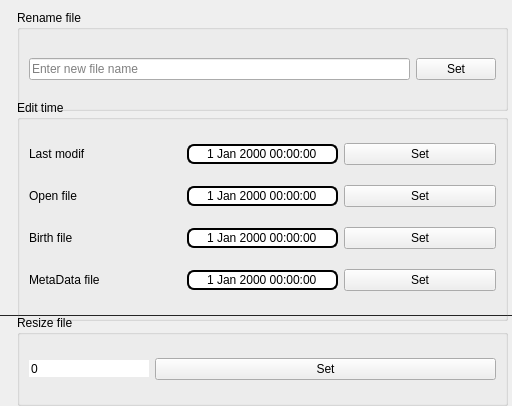
<?xml version="1.0" encoding="UTF-8"?>
<ui version="4.0">
 <class>File_Actions_window</class>
 <widget class="QWidget" name="File_Actions_window">
  <property name="windowModality">
   <enum>Qt::ApplicationModal</enum>
  </property>
  <property name="geometry">
   <rect>
    <x>0</x>
    <y>0</y>
    <width>512</width>
    <height>406</height>
   </rect>
  </property>
  <property name="minimumSize">
   <size>
    <width>512</width>
    <height>406</height>
   </size>
  </property>
  <property name="maximumSize">
   <size>
    <width>512</width>
    <height>406</height>
   </size>
  </property>
  <property name="windowTitle">
   <string>File actions</string>
  </property>
  <widget class="QPushButton" name="pushButton_2">
   <property name="geometry">
    <rect>
     <x>440</x>
     <y>320</y>
     <width>61</width>
     <height>81</height>
    </rect>
   </property>
   <property name="statusTip">
    <string>Move to trash file</string>
   </property>
   <property name="whatsThis">
    <string>Move to trash file</string>
   </property>
   <property name="styleSheet">
    <string notr="true">border: f;</string>
   </property>
   <property name="text">
    <string/>
   </property>
   <property name="icon">
    <iconset resource="qrc.qrc">
     <normaloff>:/resource/img/white_theme/trash-512.png</normaloff>:/resource/img/white_theme/trash-512.png</iconset>
   </property>
   <property name="iconSize">
    <size>
     <width>48</width>
     <height>48</height>
    </size>
   </property>
  </widget>
  <widget class="Line" name="line">
   <property name="geometry">
    <rect>
     <x>-10</x>
     <y>305</y>
     <width>531</width>
     <height>20</height>
    </rect>
   </property>
   <property name="styleSheet">
    <string notr="true">color: #252525;</string>
   </property>
   <property name="frameShadow">
    <enum>QFrame::Plain</enum>
   </property>
   <property name="orientation">
    <enum>Qt::Horizontal</enum>
   </property>
  </widget>
  <widget class="QWidget" name="widget" native="true">
   <property name="geometry">
    <rect>
     <x>7</x>
     <y>10</y>
     <width>501</width>
     <height>410</height>
    </rect>
   </property>
   <property name="minimumSize">
    <size>
     <width>0</width>
     <height>0</height>
    </size>
   </property>
   <property name="maximumSize">
    <size>
     <width>16777215</width>
     <height>16777215</height>
    </size>
   </property>
   <property name="styleSheet">
    <string notr="true">border: ;</string>
   </property>
   <widget class="QGroupBox" name="groupBox">
    <property name="geometry">
     <rect>
      <x>10</x>
      <y>0</y>
      <width>491</width>
      <height>101</height>
     </rect>
    </property>
    <property name="title">
     <string>Rename file</string>
    </property>
    <property name="flat">
     <bool>true</bool>
    </property>
    <layout class="QGridLayout" name="gridLayout">
     <item row="0" column="0">
      <widget class="QLineEdit" name="lineEdit">
       <property name="placeholderText">
        <string>Enter new file name</string>
       </property>
       <property name="clearButtonEnabled">
        <bool>true</bool>
       </property>
      </widget>
     </item>
     <item row="0" column="1">
      <widget class="QPushButton" name="pushButton">
       <property name="text">
        <string>Set</string>
       </property>
      </widget>
     </item>
    </layout>
   </widget>
   <widget class="QGroupBox" name="groupBox_2">
    <property name="geometry">
     <rect>
      <x>10</x>
      <y>90</y>
      <width>491</width>
      <height>221</height>
     </rect>
    </property>
    <property name="minimumSize">
     <size>
      <width>0</width>
      <height>100</height>
     </size>
    </property>
    <property name="title">
     <string>Edit time</string>
    </property>
    <property name="flat">
     <bool>true</bool>
    </property>
    <layout class="QGridLayout" name="gridLayout_2">
     <item row="1" column="1">
      <widget class="QDateTimeEdit" name="dateTimeEdit_2">
       <property name="styleSheet">
        <string notr="true">border: 2px solid;
    border-radius: 7px;</string>
       </property>
       <property name="wrapping">
        <bool>true</bool>
       </property>
       <property name="frame">
        <bool>false</bool>
       </property>
       <property name="alignment">
        <set>Qt::AlignCenter</set>
       </property>
       <property name="buttonSymbols">
        <enum>QAbstractSpinBox::NoButtons</enum>
       </property>
       <property name="showGroupSeparator" stdset="0">
        <bool>true</bool>
       </property>
      </widget>
     </item>
     <item row="0" column="1">
      <widget class="QDateTimeEdit" name="dateTimeEdit">
       <property name="styleSheet">
        <string notr="true">border: 2px solid;
    border-radius: 7px;</string>
       </property>
       <property name="wrapping">
        <bool>true</bool>
       </property>
       <property name="frame">
        <bool>false</bool>
       </property>
       <property name="alignment">
        <set>Qt::AlignCenter</set>
       </property>
       <property name="buttonSymbols">
        <enum>QAbstractSpinBox::NoButtons</enum>
       </property>
      </widget>
     </item>
     <item row="0" column="0">
      <widget class="QLabel" name="label">
       <property name="text">
        <string>Last modif</string>
       </property>
      </widget>
     </item>
     <item row="3" column="1">
      <widget class="QDateTimeEdit" name="dateTimeEdit_3">
       <property name="styleSheet">
        <string notr="true">border: 2px solid;
    border-radius: 7px;</string>
       </property>
       <property name="wrapping">
        <bool>true</bool>
       </property>
       <property name="frame">
        <bool>false</bool>
       </property>
       <property name="alignment">
        <set>Qt::AlignCenter</set>
       </property>
       <property name="buttonSymbols">
        <enum>QAbstractSpinBox::NoButtons</enum>
       </property>
       <property name="showGroupSeparator" stdset="0">
        <bool>true</bool>
       </property>
      </widget>
     </item>
     <item row="3" column="0">
      <widget class="QLabel" name="label_3">
       <property name="frameShadow">
        <enum>QFrame::Sunken</enum>
       </property>
       <property name="text">
        <string>Birth file </string>
       </property>
      </widget>
     </item>
     <item row="1" column="2">
      <widget class="QPushButton" name="pushButton_4">
       <property name="text">
        <string>Set</string>
       </property>
      </widget>
     </item>
     <item row="0" column="2">
      <widget class="QPushButton" name="pushButton_3">
       <property name="text">
        <string>Set</string>
       </property>
      </widget>
     </item>
     <item row="1" column="0">
      <widget class="QLabel" name="label_2">
       <property name="frameShadow">
        <enum>QFrame::Sunken</enum>
       </property>
       <property name="text">
        <string>Open file </string>
       </property>
      </widget>
     </item>
     <item row="3" column="2">
      <widget class="QPushButton" name="pushButton_5">
       <property name="text">
        <string>Set</string>
       </property>
      </widget>
     </item>
     <item row="4" column="1">
      <widget class="QDateTimeEdit" name="dateTimeEdit_4">
       <property name="styleSheet">
        <string notr="true">border: 2px solid;
    border-radius: 7px;</string>
       </property>
       <property name="wrapping">
        <bool>true</bool>
       </property>
       <property name="frame">
        <bool>false</bool>
       </property>
       <property name="alignment">
        <set>Qt::AlignCenter</set>
       </property>
       <property name="buttonSymbols">
        <enum>QAbstractSpinBox::NoButtons</enum>
       </property>
       <property name="showGroupSeparator" stdset="0">
        <bool>true</bool>
       </property>
      </widget>
     </item>
     <item row="4" column="2">
      <widget class="QPushButton" name="pushButton_6">
       <property name="text">
        <string>Set</string>
       </property>
      </widget>
     </item>
     <item row="4" column="0">
      <widget class="QLabel" name="label_4">
       <property name="frameShadow">
        <enum>QFrame::Sunken</enum>
       </property>
       <property name="text">
        <string>MetaData file </string>
       </property>
      </widget>
     </item>
    </layout>
   </widget>
   <widget class="QGroupBox" name="groupBox_3">
    <property name="geometry">
     <rect>
      <x>10</x>
      <y>305</y>
      <width>491</width>
      <height>91</height>
     </rect>
    </property>
    <property name="title">
     <string>Resize file</string>
    </property>
    <property name="flat">
     <bool>true</bool>
    </property>
    <layout class="QGridLayout" name="gridLayout_3">
     <item row="0" column="1">
      <widget class="QPushButton" name="pushButton_7">
       <property name="text">
        <string>Set</string>
       </property>
      </widget>
     </item>
     <item row="0" column="0">
      <widget class="QSpinBox" name="spinBox">
       <property name="maximumSize">
        <size>
         <width>120</width>
         <height>16777215</height>
        </size>
       </property>
       <property name="frame">
        <bool>false</bool>
       </property>
       <property name="buttonSymbols">
        <enum>QAbstractSpinBox::NoButtons</enum>
       </property>
       <property name="suffix">
        <string/>
       </property>
       <property name="maximum">
        <number>1999999999</number>
       </property>
      </widget>
     </item>
    </layout>
   </widget>
  </widget>
 </widget>
 <resources>
  <include location="qrc.qrc"/>
 </resources>
 <connections/>
</ui>
